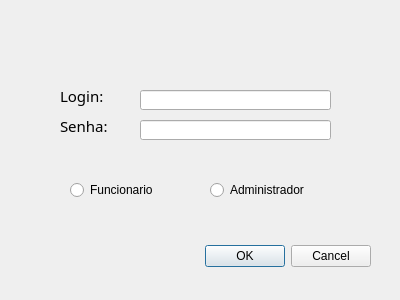
<?xml version="1.0" encoding="UTF-8"?>
<ui version="4.0">
 <class>Login</class>
 <widget class="QDialog" name="Login">
  <property name="geometry">
   <rect>
    <x>0</x>
    <y>0</y>
    <width>400</width>
    <height>300</height>
   </rect>
  </property>
  <property name="windowTitle">
   <string>Login</string>
  </property>
  <widget class="QDialogButtonBox" name="buttonBox">
   <property name="geometry">
    <rect>
     <x>30</x>
     <y>240</y>
     <width>341</width>
     <height>32</height>
    </rect>
   </property>
   <property name="orientation">
    <enum>Qt::Horizontal</enum>
   </property>
   <property name="standardButtons">
    <set>QDialogButtonBox::Cancel|QDialogButtonBox::Ok</set>
   </property>
  </widget>
  <widget class="QRadioButton" name="rbtFuncionario">
   <property name="geometry">
    <rect>
     <x>70</x>
     <y>180</y>
     <width>95</width>
     <height>20</height>
    </rect>
   </property>
   <property name="text">
    <string>Funcionario</string>
   </property>
  </widget>
  <widget class="QRadioButton" name="rbtAdm">
   <property name="geometry">
    <rect>
     <x>210</x>
     <y>180</y>
     <width>121</width>
     <height>20</height>
    </rect>
   </property>
   <property name="text">
    <string>Administrador</string>
   </property>
  </widget>
  <widget class="QLineEdit" name="txtNome">
   <property name="geometry">
    <rect>
     <x>140</x>
     <y>90</y>
     <width>191</width>
     <height>20</height>
    </rect>
   </property>
   <property name="maxLength">
    <number>100</number>
   </property>
  </widget>
  <widget class="QLabel" name="label_3">
   <property name="geometry">
    <rect>
     <x>60</x>
     <y>110</y>
     <width>71</width>
     <height>31</height>
    </rect>
   </property>
   <property name="font">
    <font>
     <family>Century Gothic</family>
     <pointsize>11</pointsize>
     <weight>50</weight>
     <bold>false</bold>
    </font>
   </property>
   <property name="text">
    <string>Senha:</string>
   </property>
  </widget>
  <widget class="QLabel" name="label_2">
   <property name="geometry">
    <rect>
     <x>60</x>
     <y>80</y>
     <width>71</width>
     <height>31</height>
    </rect>
   </property>
   <property name="font">
    <font>
     <family>Century Gothic</family>
     <pointsize>11</pointsize>
     <weight>50</weight>
     <bold>false</bold>
    </font>
   </property>
   <property name="text">
    <string>Login:</string>
   </property>
  </widget>
  <widget class="QLineEdit" name="txtSenha">
   <property name="geometry">
    <rect>
     <x>140</x>
     <y>120</y>
     <width>191</width>
     <height>20</height>
    </rect>
   </property>
   <property name="inputMethodHints">
    <set>Qt::ImhHiddenText|Qt::ImhNoAutoUppercase|Qt::ImhNoPredictiveText|Qt::ImhSensitiveData</set>
   </property>
   <property name="maxLength">
    <number>12</number>
   </property>
   <property name="echoMode">
    <enum>QLineEdit::Password</enum>
   </property>
  </widget>
 </widget>
 <tabstops>
  <tabstop>txtNome</tabstop>
  <tabstop>txtSenha</tabstop>
  <tabstop>rbtFuncionario</tabstop>
  <tabstop>rbtAdm</tabstop>
 </tabstops>
 <resources/>
 <connections>
  <connection>
   <sender>buttonBox</sender>
   <signal>accepted()</signal>
   <receiver>Login</receiver>
   <slot>accept()</slot>
   <hints>
    <hint type="sourcelabel">
     <x>248</x>
     <y>254</y>
    </hint>
    <hint type="destinationlabel">
     <x>157</x>
     <y>274</y>
    </hint>
   </hints>
  </connection>
  <connection>
   <sender>buttonBox</sender>
   <signal>rejected()</signal>
   <receiver>Login</receiver>
   <slot>reject()</slot>
   <hints>
    <hint type="sourcelabel">
     <x>316</x>
     <y>260</y>
    </hint>
    <hint type="destinationlabel">
     <x>286</x>
     <y>274</y>
    </hint>
   </hints>
  </connection>
 </connections>
 <slots>
  <slot>showMain()</slot>
 </slots>
</ui>
